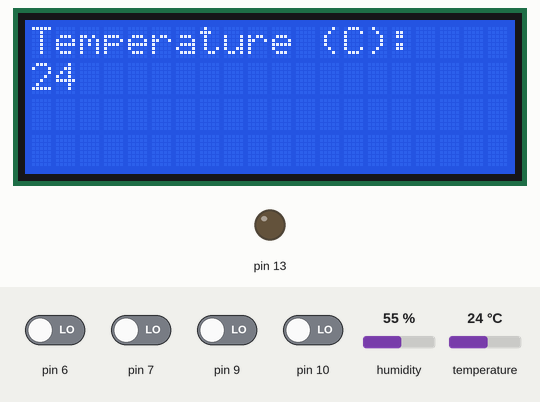
A sketch run on a simulated Arduino Uno, built with avr-gcc and run on an emulated ATmega328P. Shown: 20×4 character LCD, output pins drawn as LEDs (lit = HIGH). Dashed ring = blinking. Inputs (shaded band) come from the test bench; at power-on: pin 6, pin 7, pin 9, pin 10 LOW, humidity 55 %, temperature 24 °C.

Above: at 1.2 s.
1.3 s: pin 9 driven HIGH
At 4.5 s:
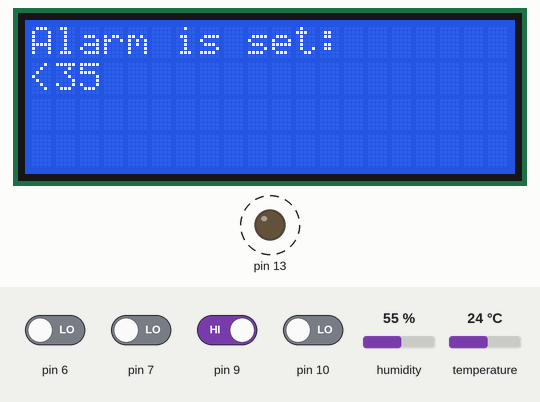
6.5 s: pin 10 driven HIGH
At 7.3 s:
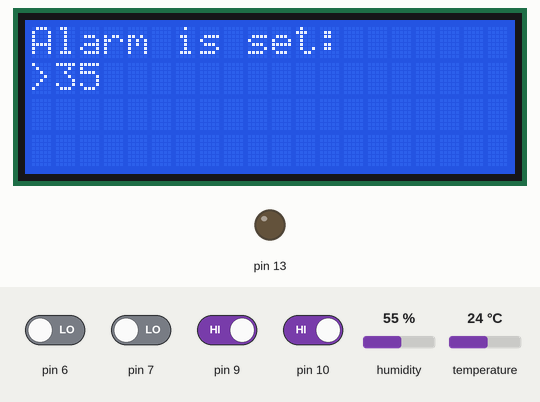
11.7 s: pin 6 driven HIGH
At 12.17 s:
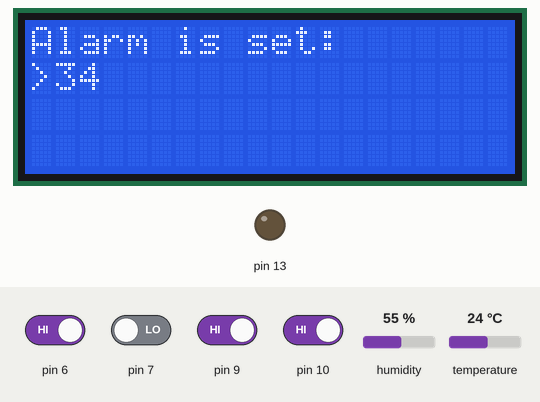
13.8 s: pin 7 driven HIGH
At 14.27 s:
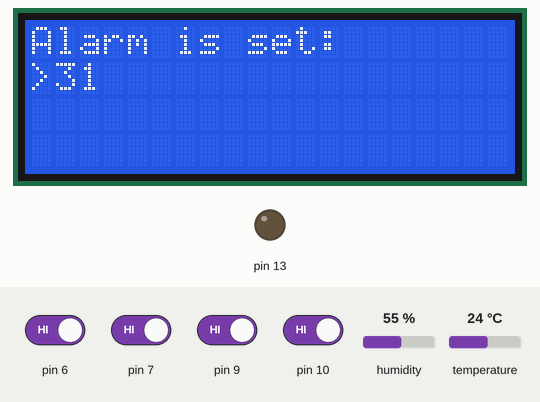
17.1 s: pin 7 driven LOW
At 20.28 s:
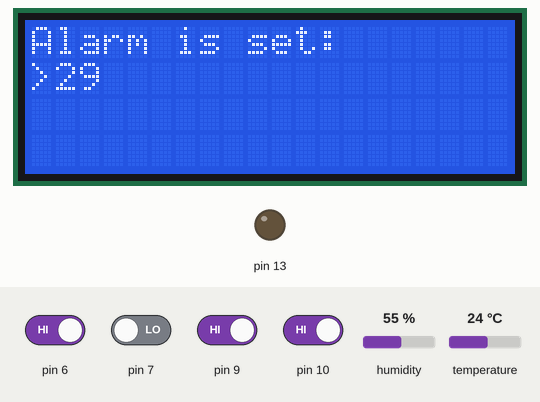
21.9 s: pin 6 driven LOW
At 22.7 s:
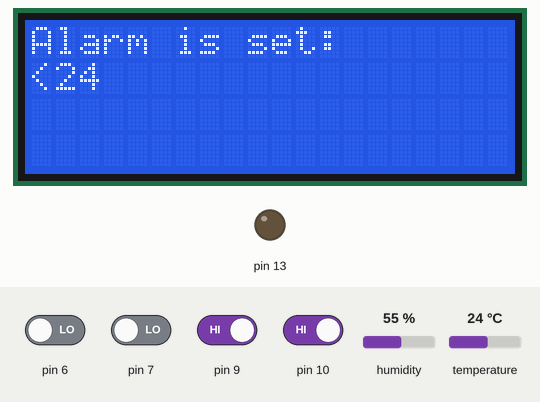
Timing chart, 0 to 24.9 s (numbered marks = the images above; inputs shaded):
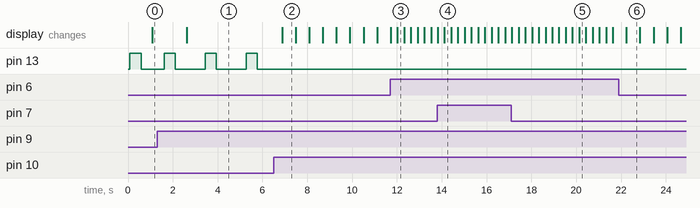

The sketch:

tempduino.ino
```cpp
#include <LiquidCrystal.h>
#include <SimpleDHT.h>
//kirjastot

// määritetään pinnit ja muuttujat

int mittari = 8;
int displaytila = 1;
int raja = 35;
int alrm = 1;
int menuopen = 1;
SimpleDHT11 dht11(8);
LiquidCrystal lcd(12, 11, 5, 4, 3, 2);
byte temp = 0;
byte hum = 0;


void setup() {

pinMode(6, INPUT);
pinMode(7, INPUT);
pinMode(9, INPUT);
pinMode(10, INPUT);
pinMode(13, OUTPUT);
digitalWrite(13, LOW);

  // määritetään näytön koko:
  lcd.begin(20, 4);
  // tulostetaan pysyvät tekstit näytölle:
  lcd.setCursor(0, 0);
  lcd.print("Temperature (C):");
}

//alarm funktio, alrm muttujan tilan mukaan pystytään vaihtamaan suurempikuin, pienempikuin
void alarm() {
switch(alrm) {
  case 1:
    if(temp < raja) {
      digitalWrite(13, HIGH);
      delay(500);
      digitalWrite(13, LOW);
      delay(500);
    }
    break;
  case 2:
    if(temp > raja) {
      digitalWrite(13, HIGH);
      delay(500);
      digitalWrite(13, LOW);
      delay(500);
    }
    break;
  default:
    break;
}
}
//seuraavat kaksi funktiota vaihtavat displaytila-muuttujaa nappien painalluksien perusteella
//kun mainloopissa niitä kutsutaan
void kosteusmuunnos()
{
 if (displaytila == 1){
    displaytila = 31;
  }
  else if (displaytila == 2){
    displaytila = 32;
  }
  else if (displaytila == 31){
    displaytila = 1;
  }
  else if (displaytila == 32){
    displaytila = 2;
  } else {
    return;
  }
}

void fahrenheitmuutos()
{
  if(displaytila == 1) {
    displaytila = 2;
  } else {
    displaytila = 1;
  }
}
//funktio tulostaa displaytila muuttujan mukaisen arvon ja nimen
//lcd taululle
void tulostusfunktio()
{
int fahrenheit = temp*1.8+32;
  switch (displaytila) {
    case 1:
      lcd.clear();
      lcd.setCursor(0, 0);
      lcd.print("Temperature (C):");
      lcd.setCursor(0, 1);
      lcd.print(temp);
      break;
    case 2:
      lcd.clear();
      lcd.setCursor(0, 0);
      lcd.print("Temperature (F):");
      lcd.setCursor(0, 1);
      lcd.print(fahrenheit);
      break;
    case 31:
      lcd.clear();
      lcd.setCursor(0, 0);
      lcd.print("Humidity (%):");
      lcd.setCursor(0, 1);
      lcd.print(hum);
      break;
    case 32:
      lcd.clear();
      lcd.setCursor(0, 0);
      lcd.print("Humidity (%):");
      lcd.setCursor(0, 1);
      lcd.print(hum);
      break;
    default:
      break;
  }
}
//hälytyksen säätö funktio
void menu()
{
    lcd.clear();
    lcd.setCursor(0, 0);
    lcd.print("Alarm is set:");
    lcd.setCursor(0, 1);
    if (alrm == 1) {
      lcd.print("<");
    } else {
      lcd.print(">");
    }
    lcd.print(raja);
    delay(300);
//jos menuopen muuttuja on kaksi, funktio voi edetä while lauseeseen!
while(menuopen==2){
//raja muuttujaan pystytään +/- käyttäjän tarpeen mukaan
    if(digitalRead(7) == HIGH){
        raja = raja+1;
        lcd.setCursor(1, 1);
        lcd.print(raja);
        delay(300);
    }
    else if(digitalRead(6) == HIGH){
        raja = raja-1;
        lcd.setCursor(1, 1);
        lcd.print(raja);
        delay(300);
//alrm muttuujaa vaihdetaan, vaihtaen suurempikuin/pienempikuin
    }
    else if(digitalRead(10) == HIGH){
        alrm = (alrm == 1) ? 2 : 1;
        delay(300);
        menu();
    }
//jos nappia 9 painetaan, menuopen muuttuja palautetaan yhteen ja funktiosta poistutaan
    else if(digitalRead(9) == HIGH){
        menuopen=1;
        return;
    }
    else {
        menu();
    }
}

}

//tuotteen mainloop
void loop() {
//luetaan arvot sensorilta ja käynnistetään hälytysfunktio

while(menuopen==1){
//luetaan napit
  dht11.read(&temp, &hum, NULL);
  alarm();
  if(digitalRead(6) == HIGH) {
    kosteusmuunnos();
  } else if(digitalRead(7) == HIGH) {
    fahrenheitmuutos();
  } else if(digitalRead(9) == HIGH) {
    menuopen=2;
    menu();
    delay(500);
  } else if(digitalRead(10) == HIGH) {
    delay(500);
  } else {
    tulostusfunktio();
    delay(500);
  }
}
}
```

Measured:
- after the input at 1.3 s, the display: changes after 1.3 s (image 1)
- after the input at 6.5 s, pin 13: stops changing and stays LOW; the display: changes after 0.38 s (image 2)
- after the input at 11.7 s, the display: first differs from a run without the input after 0.32 s (image 3)
- after the input at 21.9 s, the display: changes after 0.34 s (image 6)
- by itself, pin 13: alternates HIGH for 0.50 s and LOW for 1.3 s
